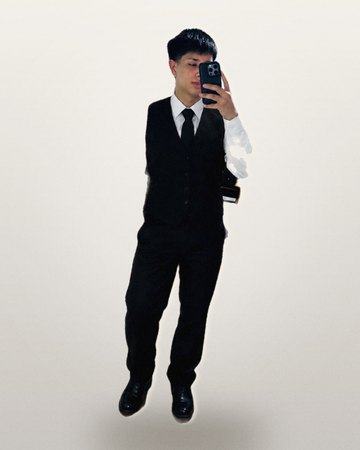
#> input picture arquitectura-agente-tienda/landing/img/look-trabajo-360.jpg, 360 x 450 px
$ python demo_tres_tarjetas.py
#> lines starting #> are read from the running program, lines starting #| are printed output that depends on the picture
"""Comparación de las tres tarjetas de look, al tamaño real (340×425)."""

import os

from PIL import Image, ImageDraw, ImageFont

BASE = os.path.normpath(os.path.join(os.path.dirname(os.path.abspath(__file__)), "..", "landing", "img"))
FONTS = r"C:\Windows\Fonts"


def f(nombre, size):
    p = os.path.join(FONTS, nombre)
    return ImageFont.truetype(p, size) if os.path.exists(p) else ImageFont.load_default()


F_TIT = f("segoeuib.ttf", 18)
F_LBL = f("segoeuib.ttf", 12)
F_MIN = f("segoeui.ttf", 11)

W, H = 340, 425
img = Image.new("RGB", (3 * W + 160, H + 140), "#FDF6F1")
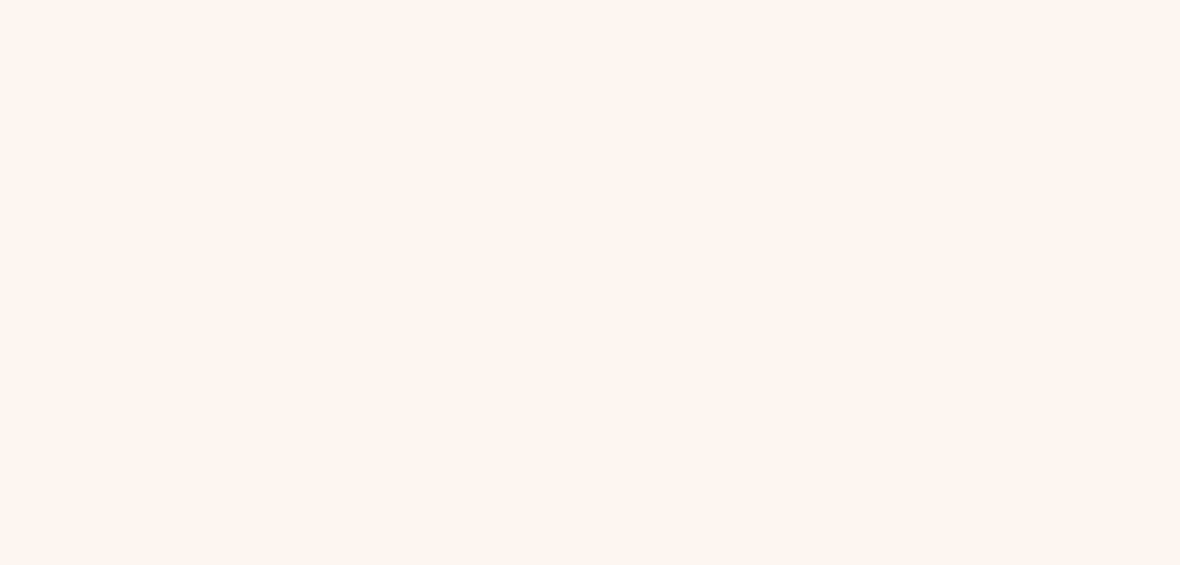
#> img: PIL image 1180x565 RGB; mean R, G, B 253, 246, 241
d = ImageDraw.Draw(img)
d.text((24, 16), "LAS TRES TARJETAS DE LOOK", font=F_TIT, fill="#1C1512")

for i, (archivo, titulo, nota) in enumerate([
    ("look-trabajo-360.jpg", "Para trabajar", "oficina · luz fría · cuerpo entero"),
    ("look-finde-360.jpg", "Para el finde", "parque · luz natural · dos generaciones"),
    ("look-noche-360.jpg", "Para la noche", "café · luz cálida · tres cuartos"),
]):
    x = 24 + i * (W + 36)
    im = Image.open(os.path.join(BASE, archivo)).convert("RGB").resize((W, H), Image.LANCZOS)
    img.paste(im, (x, 58))
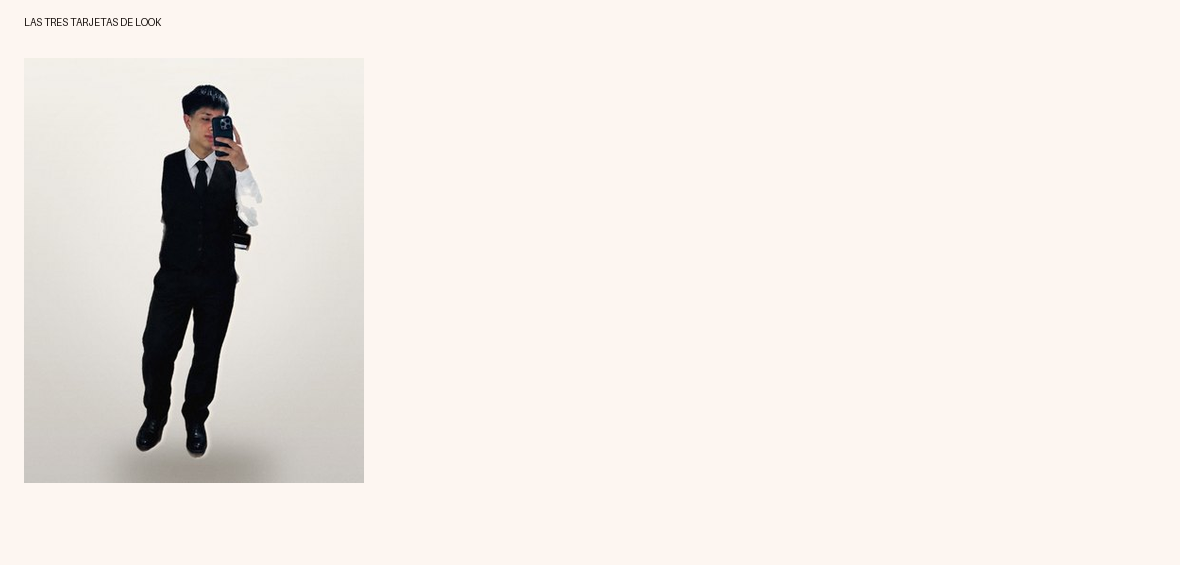
#> img: PIL image 1180x565 RGB; mean R, G, B 239.5, 233.4, 228.6
    d.rectangle([x, 58, x + W, 58 + H], outline="#EBDCD1")
    d.text((x, 58 + H + 10), titulo, font=F_LBL, fill="#1C1512")
    d.text((x, 58 + H + 28), nota, font=F_MIN, fill="#6E625B")
#> pass 2 of the loop `for i, (archivo, titulo, nota) in enumerate([`:
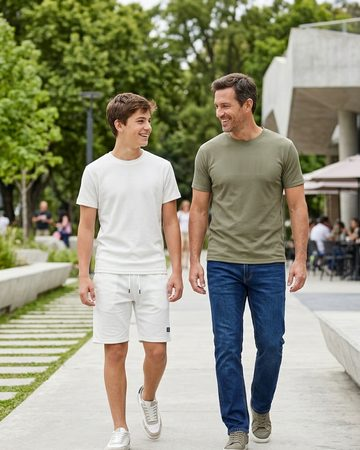
#> input picture arquitectura-agente-tienda/landing/img/look-finde-360.jpg, 360 x 450 px
#> `im = Image.open(os.path.join(BASE, archivo)).convert("RGB").resize((W,..`:
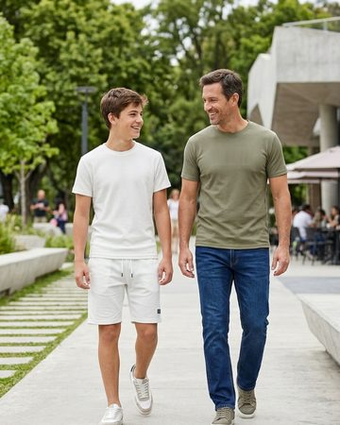
#> im: PIL image 340x425 RGB; mean R, G, B 148.4, 147.8, 124.8
#> `img.paste(im, (x, 58))`:
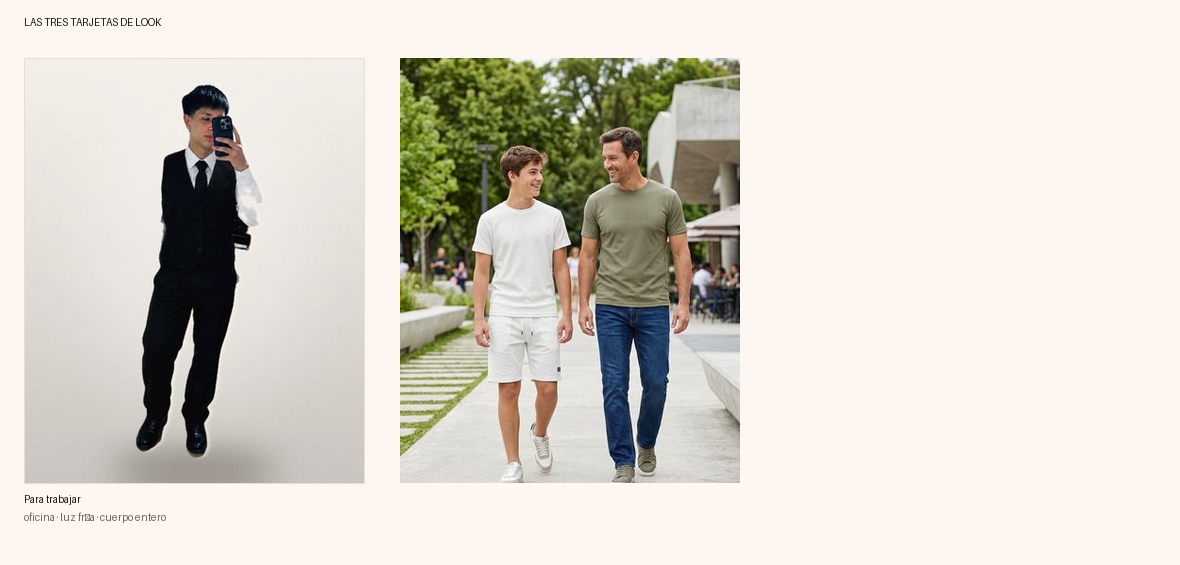
#> img: PIL image 1180x565 RGB; mean R, G, B 216.8, 212, 203.2
#> pass 3 of the loop `for i, (archivo, titulo, nota) in enumerate([`:
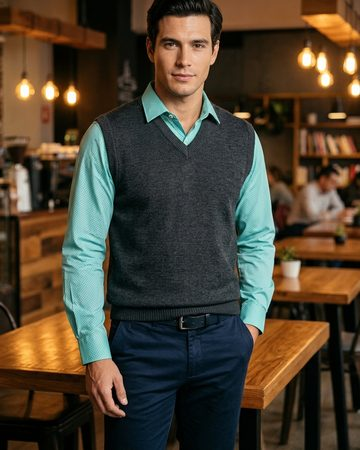
#> input picture arquitectura-agente-tienda/landing/img/look-noche-360.jpg, 360 x 450 px
#> `img.paste(im, (x, 58))`:
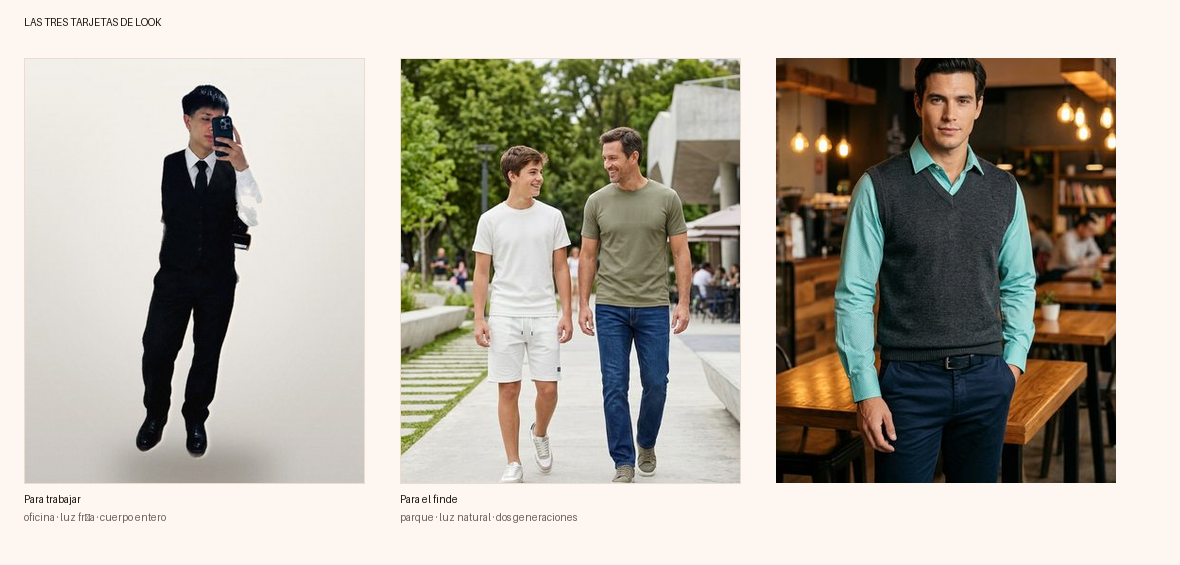
#> img: PIL image 1180x565 RGB; mean R, G, B 178.6, 172.8, 161.7

salida = os.path.normpath(os.path.join(BASE, "..", "..", "paletas", "tarjetas-tres.png"))
img.save(salida, "PNG")
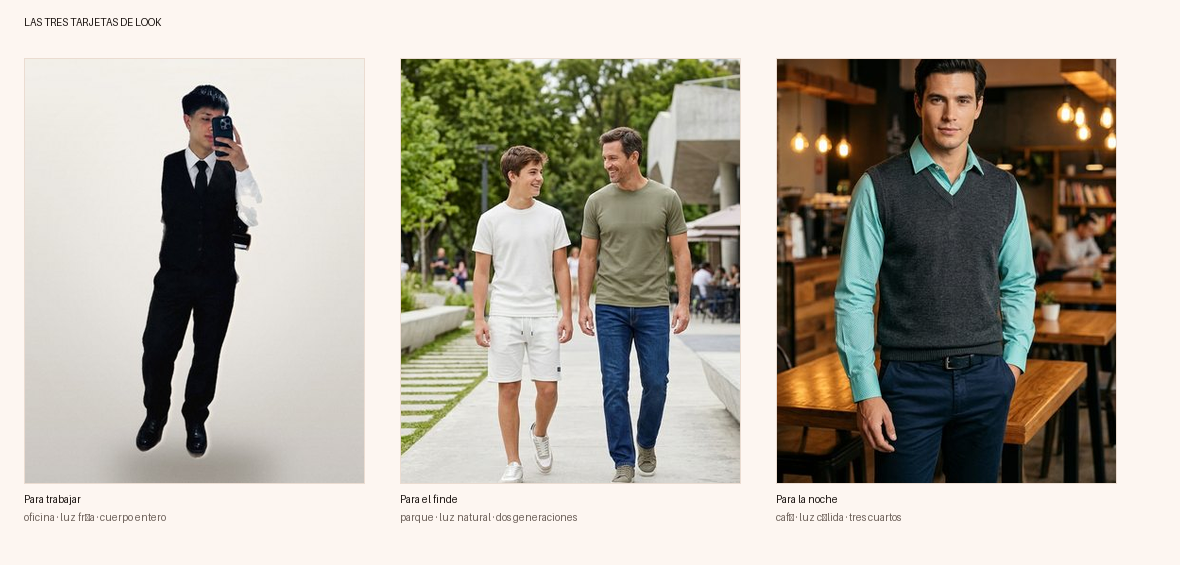
#> saved as tarjetas-tres.png: PIL image 1180x565 RGB; mean R, G, B 178.7, 172.9, 161.8
print("ok", salida, img.size)
#| ok arquitectura-agente-tienda/paletas/tarjetas-tres.png (1180, 565)
